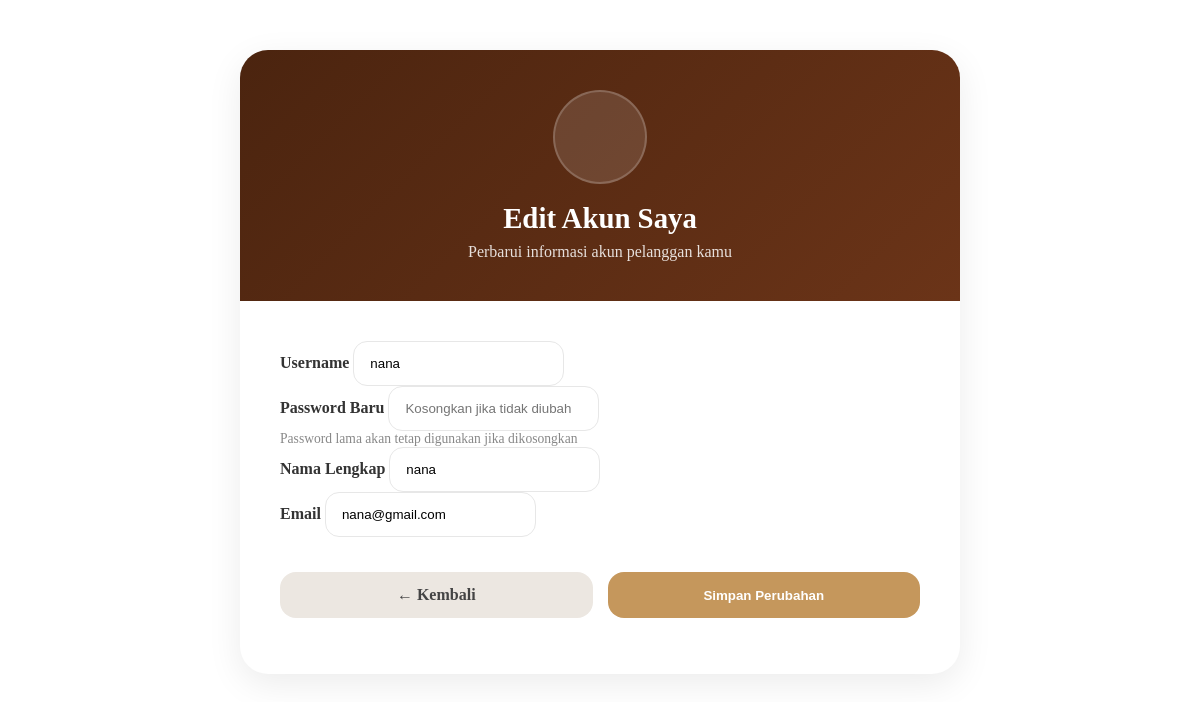
/pelanggan/akun_edit.php?id=1, run on the app's committed database.
### tables this page shows
CREATE TABLE `user` (
  `user_id` int(11) NOT NULL,
  `nama` varchar(100) NOT NULL,
  `username` varchar(50) NOT NULL,
  `password` varchar(225) NOT NULL,
  `email` varchar(100) NOT NULL,
  `role` enum('admin','kasir','pelanggan','') NOT NULL,
  `status` enum('aktif','nonaktif','','') NOT NULL,
  `created_at` timestamp NOT NULL DEFAULT current_timestamp()
);

### pelanggan/akun_edit.php (the view, shortened to what this page needs)
<?php
$id = $_GET['id'];
$data = mysqli_query(
    $koneksi,
    "SELECT * FROM user
     WHERE user_id='$id'"
);
$d = mysqli_fetch_array($data);
?>
<div class="edit-wrap">
    <div class="edit-card">
        <div class="edit-header">
            <div class="edit-avatar">
            </div>
            <div class="edit-title">
                Edit Akun Saya
            </div>
            <div class="edit-sub">
                Perbarui informasi akun pelanggan kamu
            </div>
        </div>
        <div class="edit-body">
            <form method="POST"
                  action="akun_update.php">
                <div class="mb-4">
                    <label class="form-label">
                        Username
                    </label>
                    <input type="text"
                           name="username"
                           class="form-control"
                           value="<?= htmlspecialchars($d['username']); ?>"
                           required>
                </div>
                <div class="mb-4">
                    <label class="form-label">
                        Password Baru
                    </label>
                    <input type="password"
                           name="password"
                           class="form-control"
                           placeholder="Kosongkan jika tidak diubah">
                    <div class="form-text mt-2">
                        Password lama akan tetap digunakan jika dikosongkan
                    </div>
                </div>
                <div class="mb-4">
                    <label class="form-label">
                        Nama Lengkap
                    </label>
                    <input type="text"
                           name="nama"
                           class="form-control"
                           value="<?= htmlspecialchars($d['nama']); ?>"
                           required>
                </div>
                <div class="mb-4">
                    <label class="form-label">
                        Email
                    </label>
                    <input type="email"
                           name="email"
                           class="form-control"
                           value="<?= htmlspecialchars($d['email']); ?>"
                           required>
                </div>
                <div class="btn-wrap">
                    <a href="akun.php"
                       class="btn-modern btn-back">
                        ← Kembali
                    </a>
                    <button type="submit"
                            class="btn-modern btn-save">
                        Simpan Perubahan
                    </button>
                </div>
            </form>
        </div>
    </div>
</div>
<?php include 'footer.php'; ?>

### pelanggan/akun_edit.php (style rules this page uses)
.edit-wrap { max-width:720px; margin:50px auto; }
.edit-card { background:#fff; border-radius:28px; overflow:hidden; box-shadow:0 10px 35px rgba(0,0,0,.08); }
.edit-header { background:linear-gradient(135deg,#4b240f,#6b3418); padding:40px; color:white; text-align:center; }
.edit-avatar { width:90px; height:90px; margin:auto; border-radius:50%; background:#ffffff20; display:flex; align-items:center; justify-content:center; font-size:2.3rem; margin-bottom:18px; border:2px solid #ffffff30; }
.edit-title { font-size:1.8rem; font-weight:700; }
.edit-sub { opacity:.85; margin-top:8px; }
.edit-body { padding:40px; }
.form-label { font-weight:600; margin-bottom:8px; color:#333; }
.form-control { border-radius:14px; padding:14px 16px; border:1.5px solid #e7e7e7; transition:.2s; box-shadow:none !important; }
.form-text { color:#888; font-size:.85rem; }
.btn-wrap { display:flex; justify-content:space-between; gap:15px; margin-top:35px; flex-wrap:wrap; }
.btn-modern { flex:1; border:none; border-radius:16px; padding:14px; font-weight:700; transition:.2s; text-decoration:none; text-align:center; }
.btn-save { background:#c5975c; color:white; }
.btn-back { background:#ece7e1; color:#444; }

### data on the page
user: username "nana", nama "nana", email "nana@gmail.com"
